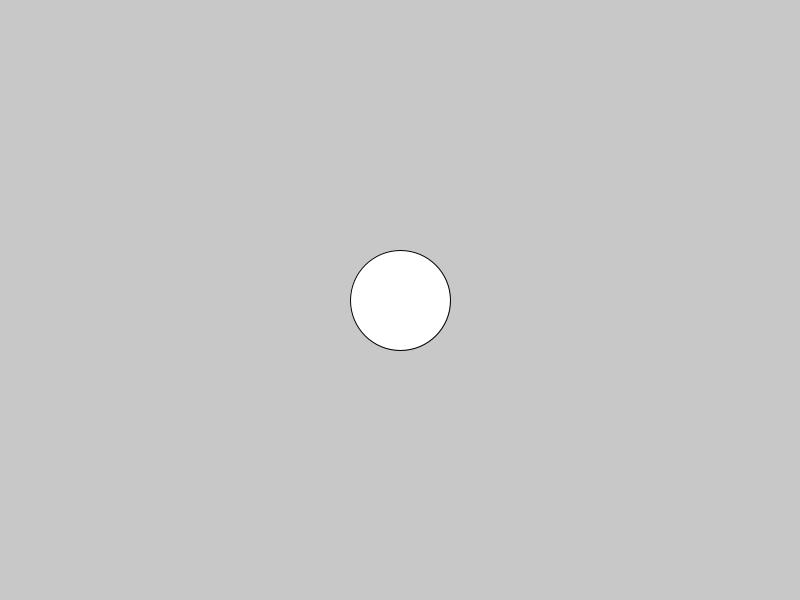
Frame 1 (no input)
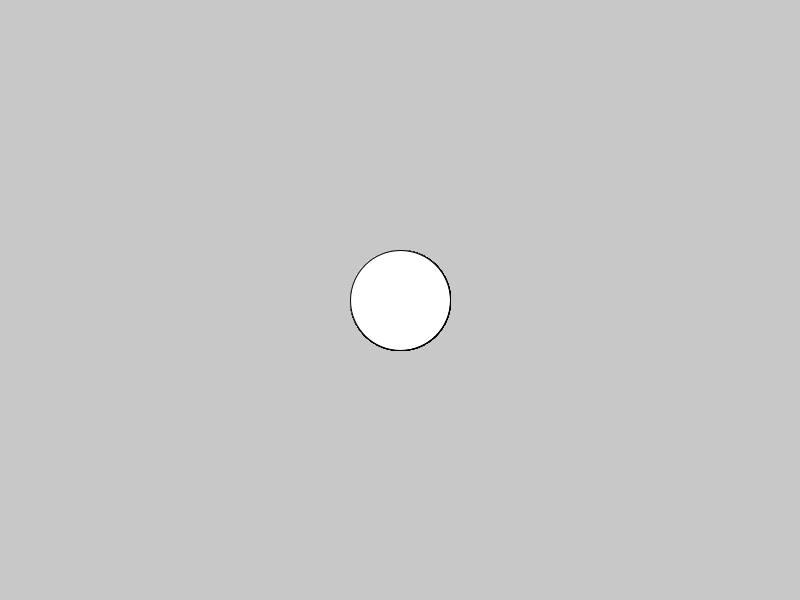
Frame 60 (the mouse pressed at the canvas centre just before this capture)
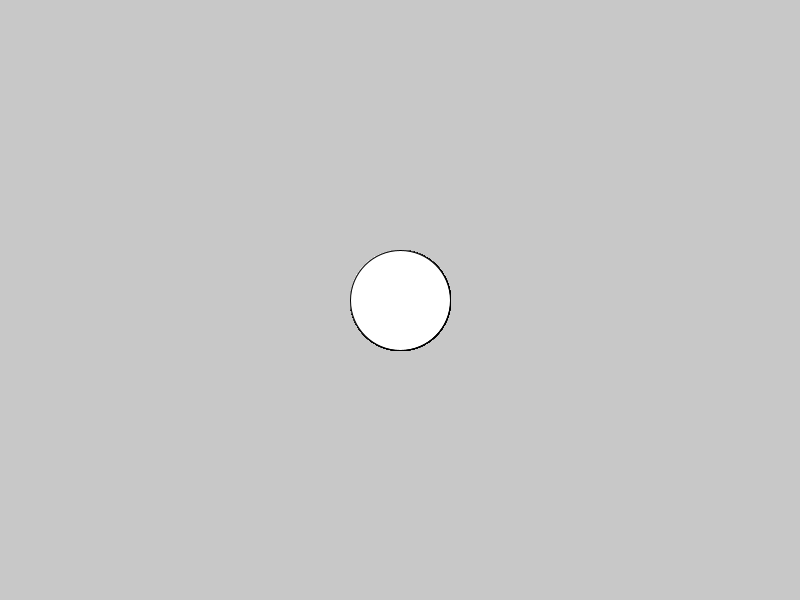
Frame 120 (the mouse held since frame 60 and released just before this capture)

The Processing sketch that drew these frames (run headless with seeded random() and noise(); from frame 60 on, the mouse is pressed at the canvas centre):

// Processing sketch: mediatutorial_1_1
// ── mediatutorial_1_1.pde
void setup() {
  size(800, 600);  //Define the size of the window
  background(200); //Set the background color
}

void draw() {
  ellipse(400, 300, 100, 100); //Draw an ellipse at the center of the window
}
